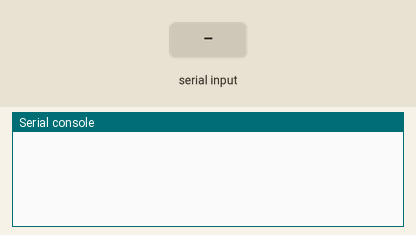
Simulated run of this program. Board: CircuitPython board. Parts: the last lines printed to the serial console. Inputs (shaded band) come from the test bench.

Above: at 1.2 s.
1.3 s: "1" typed at the serial console, then Enter
At 2.0 s:
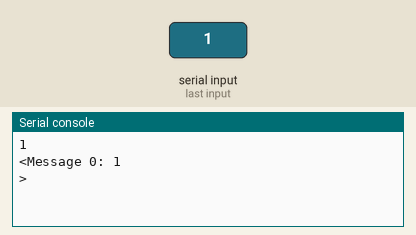
2.8 s: "0" typed at the serial console, then Enter
At 3.2 s:
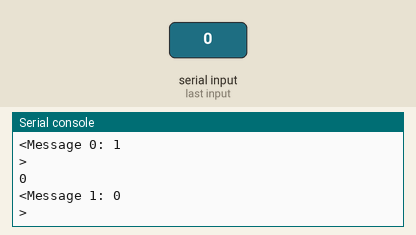
4.3 s: "2" typed at the serial console, then Enter
At 5.5 s:
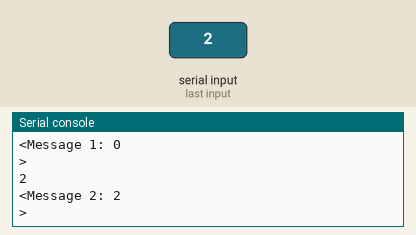

The program:

usb_serial.py
```python
import asyncio
import time
import busio
import os, sys

msg_queue = []
async def read_usb_serial():
    while True:
        line = sys.stdin.readline()  # Read a line from USB serial
        if line:
            msg_queue.append(line)
        await asyncio.sleep(0)

async def write_usb_serial():
    count = 0
    while True:
        if msg_queue:
            out = msg_queue.pop(0)
            message = f"<Message {count}: {out}>"
            print(message, end='')  # Use end='' to avoid double newlines
            count += 1
        await asyncio.sleep(0)  # Adjust the delay as needed

async def main():
    await asyncio.gather(read_usb_serial(), write_usb_serial())

# Run the main function
asyncio.run(main())
```

Measured:
- after the input at 1.3 s, the serial console: prints a new line at once (image 1)
- after the input at 2.8 s, the serial console: prints a new line at once (image 2)
- after the input at 4.3 s, the serial console: prints a new line at once (image 3)
